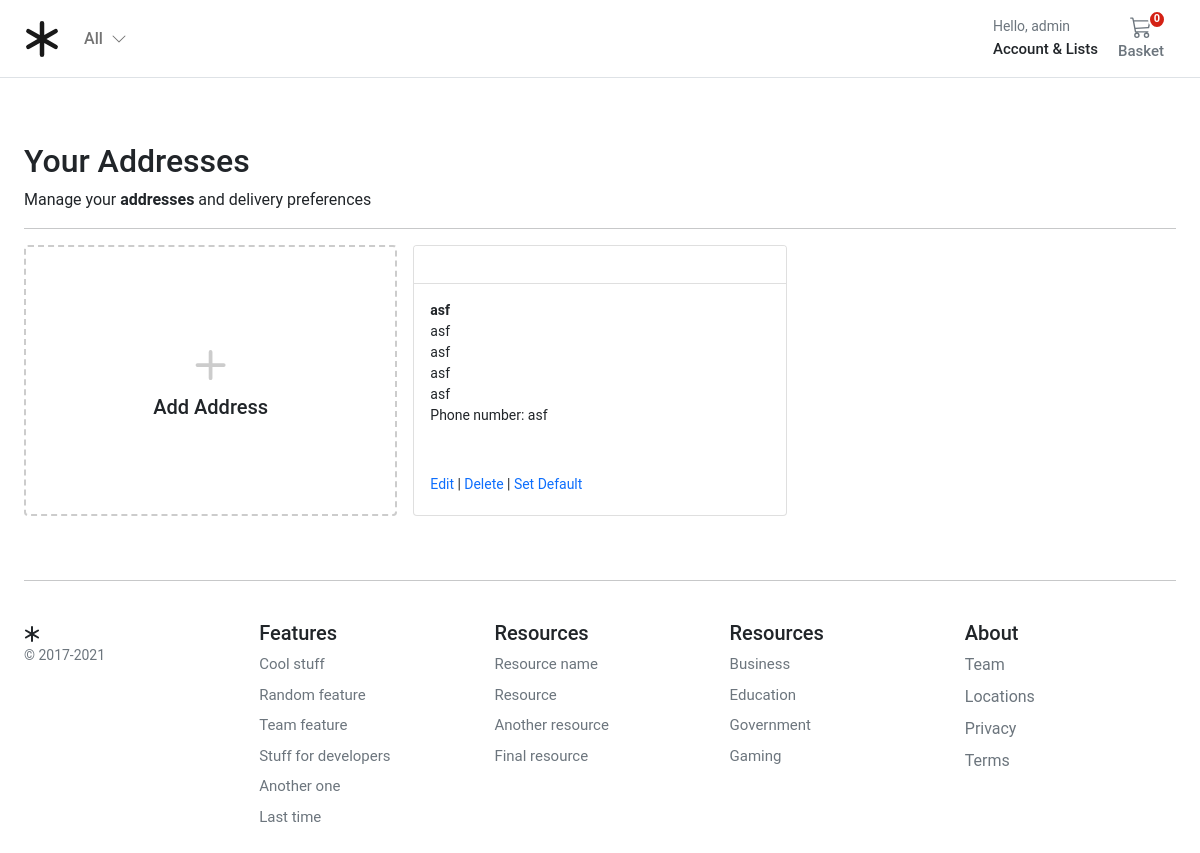
/account/addresses/ (signed in), run on the app's committed database.
### account/models.py (models this page shows, shortened)
class Customer(AbstractBaseUser, PermissionsMixin):
    email = models.EmailField(_('email address'), unique=True)
    name = models.CharField(max_length=150)
    mobile = models.CharField(max_length=20, blank=True)
    is_active = models.BooleanField(default=False)
    is_staff = models.BooleanField(default=False)
    created = models.DateTimeField(auto_now_add=True)
    updated = models.DateTimeField(auto_now=True)
    objects = CustomAccountManager()
    USERNAME_FIELD = 'email'
    REQUIRED_FIELDS = ['name']
    class Meta:
        verbose_name = "Accounts"
        verbose_name_plural = "Accounts"

class Address(models.Model):
    id = models.UUIDField(primary_key=True, default=uuid.uuid4, editable=False)
    customer = models.ForeignKey(Customer, verbose_name=_("Customer"), on_delete=models.CASCADE)
    full_name = models.CharField(_("Full Name"), max_length=150)
    phone = models.CharField(_("Phone Number"), max_length=50)
    postcode = models.CharField(_("Postcode"), max_length=50)
    address_line = models.CharField(_("Address Line 1"), max_length=255)
    address_line2 = models.CharField(_("Address Line 2"), max_length=255)
    town_city = models.CharField(_("Town/City/State"), max_length=150)
    delivery_instructions = models.CharField(_("Delivery Instructions"), max_length=255)
    created_at = models.DateTimeField(_("Created at"), auto_now_add=True)
    updated_at = models.DateTimeField(_("Updated at"), auto_now=True)
    default = models.BooleanField(_("Default"), default=False)
    class Meta:
        verbose_name = "Address"
        verbose_name_plural = "Addresses"

### account/views.py (the view)
# urls.py: path("addresses/", views.view_address, name="addresses"),
@login_required
def view_address(request):
    addresses = Address.objects.filter(customer=request.user)
    return render(request, "account/dashboard/addresses.html", {"addresses": addresses})

### basket/basket.py (called while the page is built)
    def __len__(self):
        return sum(item["qty"] for item in self.basket.values())

### basket/context_processors.py (called while the page is built)
def basket(request):
    return {'basket': Basket(request)}

### store/context_processors.py (called while the page is built)
def categories(request):
    return {"categories": Category.objects.filter(level=0)}

### store/models.py (called while the page is built)
    def get_absolute_url(self):
        return reverse("store:category_list", args=[self.slug])

### templates/account/dashboard/addresses.html (shortened to what this page needs)
{% extends "../sub_base.html" %}
{% block sub_content %}
<h1 class="h2">Your Addresses</h1>
<div>Manage your <b>addresses</b> and delivery preferences</div>
<hr />
<div class="container px-0">
  <div class="row row-cols-1 row-cols-sm-2 row-cols-md-3 g-3">
    <div class="col">
      <a href="{% url "account:add_address" %}" class="text-reset text-decoration-none" role="button"
        style="max-width: 540px;">
        <div class="card mb-3 h-100" style="border: dashed 2px #ccc;">
          <div class="row g-0 h-100">
            <div class="col-12" style="min-height:100px">
              <div class="card-body text-center position-absolute top-50 start-50 translate-middle">
                <svg style="color:#ccc;" xmlns="http://www.w3.org/2000/svg" width="60" height="60" fill="currentColor"
                  class="bi bi-plus" viewBox="0 0 16 16">
                  <path
                    d="M8 4a.5.5 0 0 1 .5.5v3h3a.5.5 0 0 1 0 1h-3v3a.5.5 0 0 1-1 0v-3h-3a.5.5 0 0 1 0-1h3v-3A.5.5 0 0 1 8 4z" />
                </svg>
                <h1 class="h5">Add Address</h1>
              </div>
            </div>
          </div>
        </div>
      </a>
    </div>
    {% for address in addresses %}
    <div class="col">
      <div class="card pb-3">
        <div class="card-header bg-white small text-muted">
        </div>
        <div class="card-body small pb-1">
          <p class="card-text m-0 fw-bold">{{address.full_name}}</p>
          <p class="card-text m-0">{{address.address_line}}</p>
          <p class="card-text m-0">{{address.address_line2}}</p>
          <p class="card-text m-0">{{address.town_city}}</p>
          <p class="card-text m-0">{{address.postcode}}</p>
          <p class="card-text m-0">Phone number: {{address.phone}}</p>
          <div class="pt-5">
            <a href="{% url 'account:edit_address' address.id %}" class="text-decoration-none">Edit</a>
            |
            <a href="{% url 'account:delete_address' address.id %}" class="text-decoration-none">Delete</a>
            {% if not address.default %}
            | <a href="{% url 'account:set_default' address.id %}" class="text-decoration-none">Set Default</a>
            {% endif %}
          </div>
        </div>
      </div>
    </div>
    {% endfor %}
  </div>
</div>
{% endblock %}

### templates/base.html (shortened to what this page needs)
{% load static %}
<!DOCTYPE html>
<html>
<head>
  <link href="https://cdn.jsdelivr.net/npm/bootstrap@5.0.0-beta1/dist/css/bootstrap.min.css" rel="stylesheet"
>
  <link rel="stylesheet" href="{% static 'core/css/base.css' %}">
  <link rel="stylesheet" href="{% block stylesheet %}{% endblock %}">
</head>
<body>
  <header class="pb-3">
    <nav class="navbar navbar-expand-md navbar-light bg-white border-bottom">
      <div class="container-fluid px-md-4">
        <div class="d-flex w-100 navbar-collapse">
          <a class="navbar-brand d-flex-inline" href="/">
          </a>
          <ul class="navbar-nav me-auto mb-2 mb-md-0">
            <li class="nav-item dropdown">
              <a class="nav-link dropdown-toggle d-none d-md-block fw500" href="#" id="navbarDropdown" role="button"
                data-bs-toggle="dropdown" aria-expanded="false">
                All
                <i class="ps-1"><svg xmlns="http://www.w3.org/2000/svg" width="16" height="16" fill="currentColor"
                    class="bi bi-chevron-down" viewBox="0 0 16 16">
                    <path fill-rule="evenodd"
                      d="M1.646 4.646a.5.5 0 0 1 .708 0L8 10.293l5.646-5.647a.5.5 0 0 1 .708.708l-6 6a.5.5 0 0 1-.708 0l-6-6a.5.5 0 0 1 0-.708z" />
                  </svg></i>
              </a>
            </li>
          </ul>
          <div>
            <div class="collapse navbar-collapse" id="navbarSupportedContent2">
              <ul class="navbar-nav me-auto mb-2 mb-lg-0">
                <li class="nav-item dropdown">
                  <a class="nav-link dropdown-toggle text-reset" href="#" id="navbarDropdown" role="button"
                    data-bs-toggle="dropdown" aria-expanded="false">
                    <div class="small text-muted">Hello,
                      {% if user.is_authenticated %}
                        {{ request.user.name }}
                      {% else %}
                      Login
                      {% endif %}
                    </div>
                    <span class="fs15 fw500">Account &amp; Lists
                    </span>
                  </a>
                </li>
              </ul>
            </div>
          </div>
          <a type="button" role="button" href="{% url "basket:basket_summary" %}"
            class="btn btn-outline-secondary border-0 basket-btn">
            {% with total_qty=basket|length %}
            <div id="basket-qty" class="basket-qty">
              {% if total_qty > 0 %}
              {{ total_qty }}
              {% else %}
              0
              {% endif %}
            </div>
            {% endwith %}
            <div>
            </div>
            <span class="fs15 fw500">Basket</span>
          </a>
        </div>
      </div>
    </nav>
  </header>
  <main class="pt-5">
    <div id="content">{% block content %} {% endblock %}</div>
  </main>
  <footer class="container py-5 footer">
    <hr>
    <div class="row pt-4">
      <div class="col-12 col-md">
        <small class="d-block mb-3 text-muted">&copy; 2017-2021</small>
      </div>
      <div class="col-6 col-md fs15">
        <h5>Features</h5>
        <ul class="list-unstyled">
          <li><a class="link-secondary text-decoration-none" href="#">Cool stuff</a></li>
          <li><a class="link-secondary text-decoration-none" href="#">Random feature</a></li>
          <li><a class="link-secondary text-decoration-none" href="#">Team feature</a></li>
          <li><a class="link-secondary text-decoration-none" href="#">Stuff for developers</a></li>
          <li><a class="link-secondary text-decoration-none" href="#">Another one</a></li>
          <li><a class="link-secondary text-decoration-none" href="#">Last time</a></li>
        </ul>
      </div>
      <div class="col-6 col-md fs15">
        <h5>Resources</h5>
        <ul class="list-unstyled">
          <li><a class="link-secondary text-decoration-none" href="#">Resource name</a></li>
          <li><a class="link-secondary text-decoration-none" href="#">Resource</a></li>
          <li><a class="link-secondary text-decoration-none" href="#">Another resource</a></li>
          <li><a class="link-secondary text-decoration-none" href="#">Final resource</a></li>
        </ul>
      </div>
      <div class="col-6 col-md fs15">
        <h5>Resources</h5>
        <ul class="list-unstyled">
          <li><a class="link-secondary text-decoration-none" href="#">Business</a></li>
          <li><a class="link-secondary text-decoration-none" href="#">Education</a></li>
          <li><a class="link-secondary text-decoration-none" href="#">Government</a></li>
          <li><a class="link-secondary text-decoration-none" href="#">Gaming</a></li>
        </ul>
      </div>
      <div class="col-6 col-md">
        <h5>About</h5>
        <ul class="list-unstyled">
          <li><a class="link-secondary text-decoration-none" href="#">Team</a></li>
          <li><a class="link-secondary text-decoration-none" href="#">Locations</a></li>
          <li><a class="link-secondary text-decoration-none" href="#">Privacy</a></li>
          <li><a class="link-secondary text-decoration-none" href="#">Terms</a></li>
        </ul>
      </div>
    </div>
  </footer>
</body>
</html>

### static/core/css/base.css (style rules this page uses)
@media (min-width: 1000px) { .container { max-width: 1000px; } }
@media (max-width: 1200px) { .container { max-width: 100%; padding:0 24px; } }
.dropdown-toggle::after { display: none; }
html, body, p, div { letter-spacing: -0.02px; font-family: 'Roboto', sans-serif; }
.fs15 { font-size: 0.9375rem; }
.fw500 { font-weight: 500; }
.basket-qty { color: #fff; background: #d42114; border: 2px solid #fff; border-radius: 50%; text-align: center; font-size: 11px; height: 15px; width: 14px; position: absolute; box-sizing: content-box; font-weight: 600; display: flex; justify-content: center; align-items: center; top: 1px; right: 10px; }
.basket-btn { position: relative; }
.footer > div > div > ul > li { padding-bottom:8px; }

### data on the page
Customer: user.name "admin"
Address: full_name "asf", address_line "asf", address_line2 "asf", town_city "asf", postcode "asf", phone "asf", default "Set Default"
